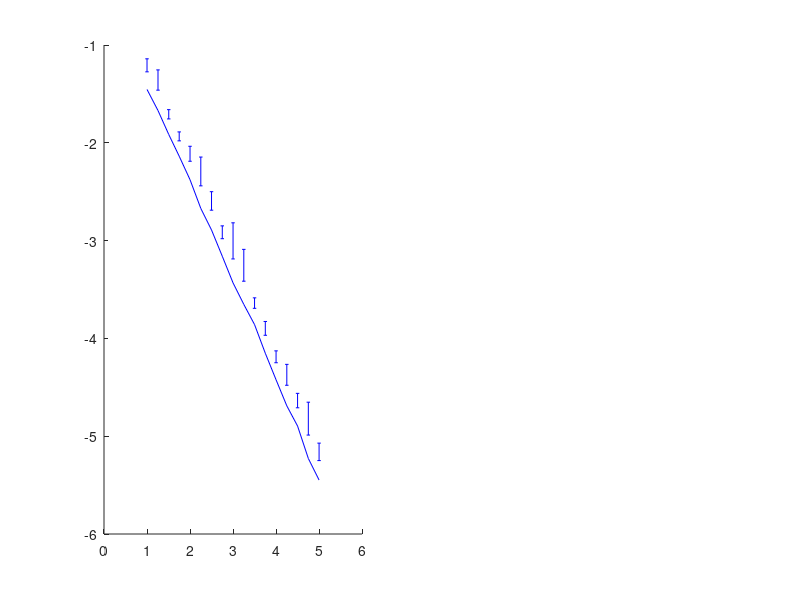

Recreate this plot in MATLAB. (Note: this script raises an error after producing the figure.)
addpath ..


clear all
seed=1;
randn('state',seed);
rand('state',seed);
std_noise = .25;

Xgrid = (-1:.001:1)';
ns = round(10.^[1:.25:5]);
Ygrid = Xgrid.^2 - .5;
Ygrid_with_noise = Xgrid.^2 - .5 + randn(length(Ygrid),1) * std_noise;
nrep = 32;
for irep=1:nrep
    for in=1:length(ns)
        n = ns(in);
        
        Xsample = rand(n,1)*2-1;
        Ysample = Xsample.^2 - .5 + randn(n,1) * std_noise;
        
        
        
        kmax = 5;
        Xdata = ones(n,1);
        Xgriddata = ones(length(Xgrid),1);
        
        for i=0:kmax
            wdata = (Xdata' * Xdata) \ ( Xdata' * Ysample);
            Ygrid_prediction = Xgriddata * wdata;
            train_error(irep,in) = mean((Xdata*wdata-Ysample).^2);
            insample_error(irep,in) = mean((Xdata*wdata-( Xsample.^2 - .5)).^2);
            test_error(irep,in) = std_noise^2+mean((Ygrid_prediction-Ygrid).^2);
            
            if i<kmax
                Xdata = [ Xdata, Xsample.^(i+1) ];
                Xgriddata = [ Xgriddata, Xgrid.^(i+1) ];
            end
        end
    end
end

try
    ccc=openfig('polynomial_regression_varying_n_rate.fig');
catch
    disp('missing figure file')
end

subplot(1,2,1);
errorbar(log10(ns),log10(mean(insample_error,1) ),log10(mean(insample_error,1) - std(insample_error,1)  )-log10(mean(insample_error,1)),log10(mean(insample_error,1) + std(insample_error,1)  )-log10(mean(insample_error,1)),'b','linewidth',2); hold on;
plot(log10(ns),log10(std_noise.^2 * (kmax+1)./ns),'r','linewidth',2); hold off;
set(gca,'fontsize',16)
xlabel('log_{10}(n)')
ylabel('log_{10}(excess risk)')
legend('excess risk','\sigma^2 d / n');
title('Fixed design','FontWeight','normal')
axis([1 5 -6 4])


subplot(1,2,2);
errorbar(log10(ns),log10(mean(test_error,1)-std_noise.^2),log10(max(mean(test_error,1)-std(test_error,1)-std_noise.^2,1e-12))-log10(mean(test_error,1)-std_noise.^2),log10(mean(test_error,1)+std(test_error,1)-std_noise.^2)-log10(mean(test_error,1)-std_noise.^2) ,'b','linewidth',2); hold on;
plot(log10(ns),log10(std_noise.^2 * (kmax+1)./ns),'r','linewidth',2); hold off;
set(gca,'fontsize',16)
xlabel('log_{10}(n)')
ylabel('log_{10}(excess risk)')
legend('excess risk','\sigma^2 d / n');
title('Random design','FontWeight','normal')
axis([1 5 -6 4])

try
    print('-depsc', 'polynomial_regression_varying_n_rate.eps');
    close(ccc)
catch
    disp('missing figure file')
end



